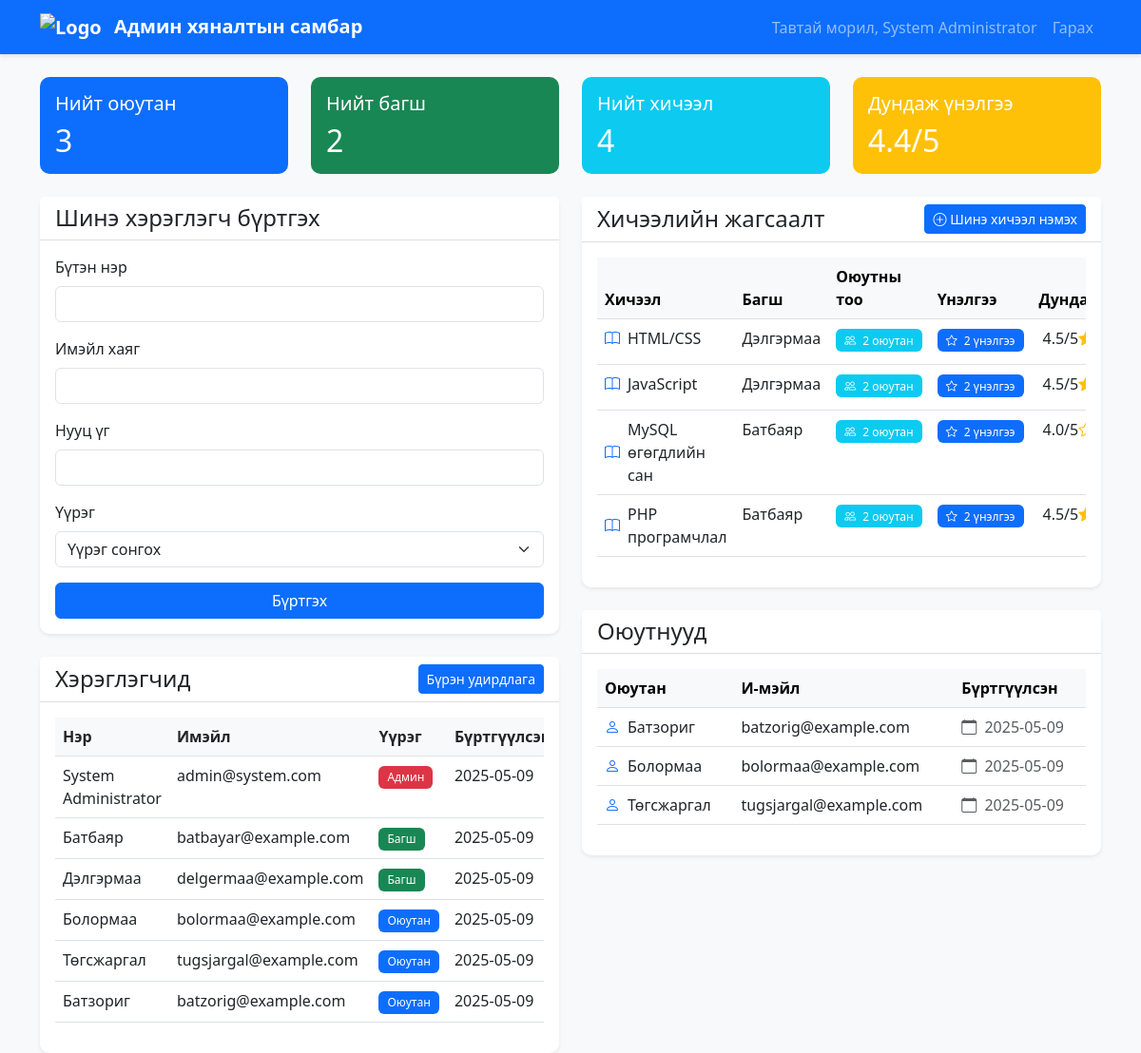
The page /dashboard/admin.php (signed in) on the database its author committed.
### tables this page shows
CREATE TABLE IF NOT EXISTS users (
    id INT AUTO_INCREMENT PRIMARY KEY,
    name VARCHAR(255) NOT NULL,
    email VARCHAR(255) NOT NULL UNIQUE,
    password VARCHAR(255) NOT NULL,
    role ENUM('admin', 'teacher', 'student') NOT NULL,
    created_at TIMESTAMP DEFAULT CURRENT_TIMESTAMP
);

CREATE TABLE IF NOT EXISTS courses (
    id INT AUTO_INCREMENT PRIMARY KEY,
    name VARCHAR(255) NOT NULL,
    teacher_id INT NOT NULL,
    created_at TIMESTAMP DEFAULT CURRENT_TIMESTAMP,
    FOREIGN KEY (teacher_id) REFERENCES users(id) ON DELETE CASCADE
);

### dashboard/admin.php (the view, shortened to what this page needs)
<?php
require_once '../db.php';
$stmt = $conn->prepare("
    SELECT id, name, email, role, created_at
    FROM users
    ORDER BY created_at DESC
");
$stmt->execute();
$users = $stmt->get_result()->fetch_all(MYSQLI_ASSOC);
$stmt = $conn->prepare("
    SELECT
        c.id,
        c.name,
        c.teacher_id,
        u.name as teacher_name,
        c.created_at,
        (SELECT COUNT(*) FROM course_enrollments WHERE course_id = c.id) as student_count,
        (SELECT COUNT(*) FROM evaluations WHERE course_id = c.id) as total_evaluations,
        (SELECT AVG(score) FROM evaluations WHERE course_id = c.id) as average_score
    FROM courses c
    JOIN users u ON c.teacher_id = u.id
    GROUP BY c.id
    ORDER BY c.name
");
$stmt->execute();
$courses = $stmt->get_result()->fetch_all(MYSQLI_ASSOC);
$stmt = $conn->prepare("
    SELECT
        (SELECT COUNT(*) FROM users WHERE role = 'student') as total_students,
        (SELECT COUNT(*) FROM users WHERE role = 'teacher') as total_teachers,
        (SELECT COUNT(*) FROM courses) as total_courses,
        (SELECT COUNT(*) FROM evaluations) as total_evaluations,
        (SELECT AVG(score) FROM evaluations) as average_score
");
$stmt->execute();
$stats = $stmt->get_result()->fetch_assoc();
$stmt = $conn->prepare("
    SELECT id, name, email, created_at
    FROM users
    WHERE role = 'student'
    ORDER BY name
");
$stmt->execute();
$students = $stmt->get_result()->fetch_all(MYSQLI_ASSOC);
?>
<!DOCTYPE html>
<html lang="mn">
<head>
    <link href="https://cdn.jsdelivr.net/npm/bootstrap@5.3.0/dist/css/bootstrap.min.css" rel="stylesheet">
    <link rel="stylesheet" href="https://cdn.jsdelivr.net/npm/bootstrap-icons@1.7.2/font/bootstrap-icons.css">
    <link rel="stylesheet" href="../css/style.css">
</head>
<body class="bg-light">
    <nav class="navbar navbar-expand-lg navbar-dark bg-primary">
        <div class="container">
            <a class="navbar-brand" href="admin.php">
                <img src="../assets/logo.png" alt="Logo" height="30" class="d-inline-block align-text-top me-2">
                Админ хяналтын самбар
            </a>
            <div class="collapse navbar-collapse" id="navbarNav">
                <ul class="navbar-nav ms-auto">
                    <li class="nav-item">
                        <span class="nav-link">Тавтай морил, <?php echo htmlspecialchars($_SESSION['user_name']); ?></span>
                    </li>
                    <li class="nav-item">
                        <a class="nav-link" href="../logout.php">Гарах</a>
                    </li>
                </ul>
            </div>
        </div>
    </nav>
    <div class="container mt-4">
        <div class="row mb-4">
            <div class="col-md-3">
                <div class="card bg-primary text-white">
                    <div class="card-body">
                        <h5 class="card-title">Нийт оюутан</h5>
                        <h2 class="mb-0"><?php echo $stats['total_students']; ?></h2>
                    </div>
                </div>
            </div>
            <div class="col-md-3">
                <div class="card bg-success text-white">
                    <div class="card-body">
                        <h5 class="card-title">Нийт багш</h5>
                        <h2 class="mb-0"><?php echo $stats['total_teachers']; ?></h2>
                    </div>
                </div>
            </div>
            <div class="col-md-3">
                <div class="card bg-info text-white">
                    <div class="card-body">
                        <h5 class="card-title">Нийт хичээл</h5>
                        <h2 class="mb-0"><?php echo $stats['total_courses']; ?></h2>
                    </div>
                </div>
            </div>
            <div class="col-md-3">
                <div class="card bg-warning text-white">
                    <div class="card-body">
                        <h5 class="card-title">Дундаж үнэлгээ</h5>
                        <h2 class="mb-0"><?php echo number_format($stats['average_score'], 1); ?>/5</h2>
                    </div>
                </div>
            </div>
        </div>
        <div class="row">
            <div class="col-md-6">
                <div class="card shadow-sm mb-4">
                    <div class="card-header bg-white">
                        <h4 class="mb-0">Шинэ хэрэглэгч бүртгэх</h4>
                    </div>
                    <div class="card-body">
                        <form method="POST" action="">
                            <div class="mb-3">
                                <label for="name" class="form-label">Бүтэн нэр</label>
                                <input type="text" class="form-control" id="name" name="name" required>
                            </div>
                            <div class="mb-3">
                                <label for="email" class="form-label">Имэйл хаяг</label>
                                <input type="email" class="form-control" id="email" name="email" required>
                            </div>
                            <div class="mb-3">
                                <label for="password" class="form-label">Нууц үг</label>
                                <input type="password" class="form-control" id="password" name="password" required>
                            </div>
                            <div class="mb-3">
                                <label for="role" class="form-label">Үүрэг</label>
                                <select class="form-select" id="role" name="role" required>
                                    <option value="">Үүрэг сонгох</option>
                                </select>
                            </div>
                            <div class="d-grid">
                                <button type="submit" name="register_user" class="btn btn-primary">Бүртгэх</button>
                            </div>
                        </form>
                    </div>
                </div>
                <div class="card shadow-sm">
                    <div class="card-header bg-white d-flex justify-content-between align-items-center">
                        <h4 class="mb-0">Хэрэглэгчид</h4>
                        <a href="../users/manage.php" class="btn btn-primary btn-sm">Бүрэн удирдлага</a>
                    </div>
                    <div class="card-body">
                        <div class="table-responsive">
                            <table class="table">
                                <thead>
                                    <tr>
                                        <th>Нэр</th>
                                        <th>Имэйл</th>
                                        <th>Үүрэг</th>
                                        <th>Бүртгүүлсэн</th>
                                    </tr>
                                </thead>
                                <tbody>
                                    <?php foreach ($users as $user): ?>
                                        <tr>
                                            <td><?php echo htmlspecialchars($user['name']); ?></td>
                                            <td><?php echo htmlspecialchars($user['email']); ?></td>
                                            <td>
                                                <span class="badge bg-<?php echo $user['role'] === 'admin' ? 'danger' : ($user['role'] === 'teacher' ? 'success' : 'primary'); ?>">
                                                    <?php echo $user['role'] === 'admin' ? 'Админ' : ($user['role'] === 'teacher' ? 'Багш' : 'Оюутан'); ?>
                                                </span>
                                            </td>
                                            <td><?php echo date('Y-m-d', strtotime($user['created_at'])); ?></td>
                                        </tr>
                                    <?php endforeach; ?>
                                </tbody>
                            </table>
                        </div>
                    </div>
                </div>
            </div>
            <div class="col-md-6">
                <div class="card shadow-sm mb-4">
                    <div class="card-header bg-white d-flex justify-content-between align-items-center">
                        <h4 class="mb-0">Хичээлийн жагсаалт</h4>
                        <button type="button" class="btn btn-primary btn-sm" data-bs-toggle="modal" data-bs-target="#addCourseModal">
                            <i class="bi bi-plus-circle"></i> Шинэ хичээл нэмэх
                        </button>
                    </div>
                    <div class="card-body">
                        <?php if (empty($courses)): ?>
                            <div class="text-center py-4">
                                <div class="text-muted">
                                    <i class="bi bi-book fs-4 d-block mb-2"></i>
                                    Хичээл байхгүй байна
                                </div>
                            </div>
                        <?php else: ?>
                            <div class="table-responsive">
                                <table class="table table-hover">
                                    <thead class="table-light">
                                        <tr>
                                            <th>Хичээл</th>
                                            <th>Багш</th>
                                            <th>Оюутны тоо</th>
                                            <th>Үнэлгээ</th>
                                            <th>Дундаж оноо</th>
                                        </tr>
                                    </thead>
                                    <tbody>
                                        <?php foreach ($courses as $course): ?>
                                            <tr>
                                                <td>
                                                    <div class="d-flex align-items-center">
                                                        <i class="bi bi-book text-primary me-2"></i>
                                                        <?php echo htmlspecialchars($course['name']); ?>
                                                    </div>
                                                </td>
                                                <td><?php echo htmlspecialchars($course['teacher_name']); ?></td>
                                                <td>
                                                    <span class="badge bg-info">
                                                        <i class="bi bi-people me-1"></i>
                                                        <?php echo $course['student_count']; ?> оюутан
                                                    </span>
                                                </td>
                                                <td>
                                                    <span class="badge bg-primary">
                                                        <i class="bi bi-star me-1"></i>
                                                        <?php echo $course['total_evaluations']; ?> үнэлгээ
                                                    </span>
                                                </td>
                                                <td>
                                                    <?php if ($course['average_score']): ?>
                                                        <div class="rating">
                                                            <?php for ($i = 1; $i <= 5; $i++): ?>
                                                                <i class="bi bi-star<?php echo $i <= round($course['average_score']) ? '-fill' : ''; ?> text-warning"></i>
                                                            <?php endfor; ?>
                                                            <span class="ms-1"><?php echo number_format($course['average_score'], 1); ?>/5</span>
                                                        </div>
                                                    <?php else: ?>
                                                        <span class="text-muted">Үнэлгээ байхгүй</span>
                                                    <?php endif; ?>
                                                </td>
                                            </tr>
                                        <?php endforeach; ?>
                                    </tbody>
                                </table>
                            </div>
                        <?php endif; ?>
                    </div>
                </div>
                <div class="card shadow-sm">
                    <div class="card-header bg-white">
                        <h4 class="mb-0">Оюутнууд</h4>
                    </div>
                    <div class="card-body">
                        <?php if (empty($students)): ?>
                            <div class="text-center py-4">
                                <div class="text-muted">
                                    <i class="bi bi-people fs-4 d-block mb-2"></i>
                                    Оюутан бүртгэгдээгүй байна
                                </div>
                            </div>
                        <?php else: ?>
                            <div class="table-responsive">
                                <table class="table table-hover">
                                    <thead class="table-light">
                                        <tr>
                                            <th>Оюутан</th>
                                            <th>И-мэйл</th>
                                            <th>Бүртгүүлсэн</th>
                                        </tr>
                                    </thead>
                                    <tbody>
                                        <?php foreach ($students as $student): ?>
                                            <tr>
                                                <td>
                                                    <div class="d-flex align-items-center">
                                                        <i class="bi bi-person text-primary me-2"></i>
                                                        <?php echo htmlspecialchars($student['name']); ?>
                                                    </div>
                                                </td>
                                                <td><?php echo htmlspecialchars($student['email']); ?></td>
                                                <td>
                                                    <span class="text-muted">
                                                        <i class="bi bi-calendar me-1"></i>
                                                        <?php echo date('Y-m-d', strtotime($student['created_at'])); ?>
                                                    </span>
                                                </td>
                                            </tr>
                                        <?php endforeach; ?>
                                    </tbody>
                                </table>
                            </div>
                        <?php endif; ?>
                    </div>
                </div>
            </div>
        </div>
    </div>
</body>
</html>

### css/style.css (style rules this page uses)
body { min-height: 100vh; display: flex; flex-direction: column; }
.rating { display: flex; flex-direction: row-reverse; justify-content: flex-end; }
.card { border: none; border-radius: 10px; }
.card-header { border-bottom: 1px solid rgba(0,0,0,.125); background-color: #fff; }
.table th { border-top: none; background-color: #f8f9fa; }
.btn-primary { background-color: #0d6efd; border-color: #0d6efd; }
.badge { padding: 0.5em 0.75em; font-weight: 500; }
.navbar { box-shadow: 0 2px 4px rgba(0,0,0,.1); }
.navbar-brand { font-weight: 600; }

### rows shown on the page
users: name "System Administrator", email "admin@system.com", role "Админ", created_at "2025-05-09"
users: name "Батбаяр", email "batbayar@example.com", role "Багш", created_at "2025-05-09"
users: name "Дэлгэрмаа", email "delgermaa@example.com", role "Багш", created_at "2025-05-09"
users: name "Болормаа", email "bolormaa@example.com", role "Оюутан", created_at "2025-05-09"
users: name "Төгсжаргал", email "tugsjargal@example.com", role "Оюутан", created_at "2025-05-09"
users: name "Батзориг", email "batzorig@example.com", role "Оюутан", created_at "2025-05-09"
courses: name "HTML/CSS", teacher.name "Дэлгэрмаа", student_count "2", total_evaluations "2", average_score "4.5"
courses: name "JavaScript", teacher.name "Дэлгэрмаа", student_count "2", total_evaluations "2", average_score "4.5"
courses: name "MySQL өгөгдлийн сан", teacher.name "Батбаяр", student_count "2", total_evaluations "2", average_score "4.0"
courses: name "PHP програмчлал", teacher.name "Батбаяр", student_count "2", total_evaluations "2", average_score "4.5"

### other values the page prints
$_SESSION['user_name'] "System Administrator"
$stats['total_students'] "3"
$stats['total_teachers'] "2"
$stats['total_courses'] "4"
$stats['average_score'] "4.4"
